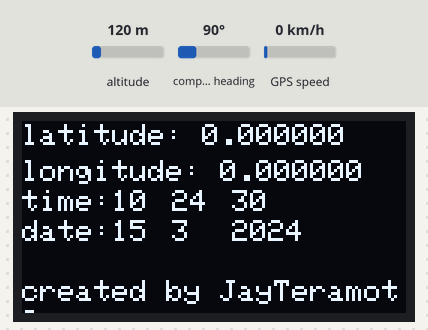
This sketch was run on a simulated Arduino Uno, built with avr-gcc and run on an emulated ATmega328P. Parts: 128×64 one-colour display. The inputs (shaded band) are chosen by the test bench; at power-on: altitude 120 m, compass heading 90°, GPS speed 0 km/h. The GPS gets a fix after 3 s at 37.7749, -122.4194 with 8 satellites.

Above: at 0.1 s.
At 4.3 s:
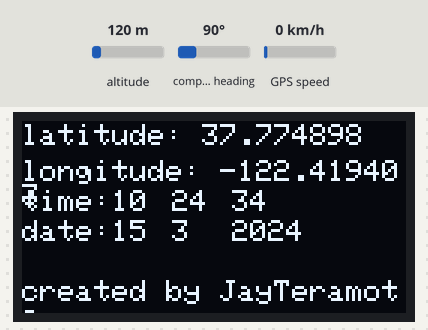
At 9.4 s:
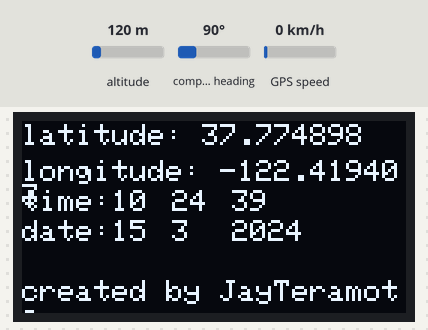
At 19.5 s:
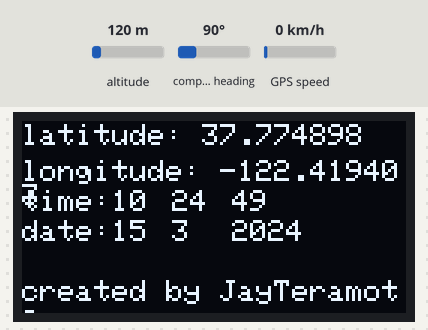
At 28.6 s:
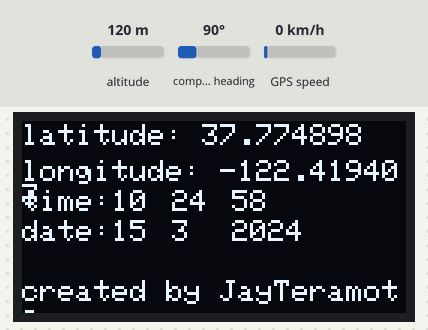
At 38.7 s:
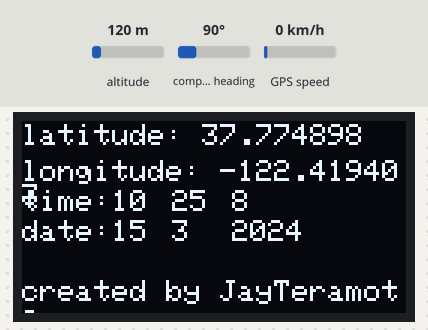

Measured:
- what the display in image 0 shows lasts 1.0 s, from 0.1 s to 1.1 s

The sketch:

Wemos_GPS_to_SSD1306.ino
```cpp
// Wemos D1 mini: GPS to SSD1306


#include <TinyGPS++.h> //https://github.com/mikalhart/TinyGPSPlus/blob/master/src/TinyGPS%2B%2B.h
#include <SoftwareSerial.h>
#include <Wire.h>
#include <Adafruit_GFX.h> //https://github.com/adafruit/Adafruit-GFX-Library
#include <Adafruit_SSD1306.h> //https://github.com/adafruit/Adafruit_SSD1306

// Software Serial for GPS
int RXPin = 2; //D4
int TXPin = 16; //D0
int GPSBaud = 9600;

TinyGPSPlus gps;
SoftwareSerial gpsSerial(RXPin, TXPin);

#define SCREEN_WIDTH 128 // OLED display width, in pixels
#define SCREEN_HEIGHT 64 // OLED display height, in pixels
#define OLED_RESET     -1 // Reset pin # (or -1 if sharing Arduino reset pin)
#define SCREEN_ADDRESS 0x3C ///< See datasheet for Address; 0x3D for 128x64, 0x3C for 128x32

Adafruit_SSD1306 oled(SCREEN_WIDTH, SCREEN_HEIGHT, &Wire, OLED_RESET);

void setup()
{
  oled.begin(SSD1306_SWITCHCAPVCC, 0x3c);
  oled.clearDisplay();
  gpsSerial.begin(GPSBaud);
}

void loop(){
  while (gpsSerial.available() > 0)
    if (gps.encode(gpsSerial.read()))
     oled.clearDisplay();
     oled.setTextSize(1);
     oled.setTextColor(WHITE);
     oled.setCursor(0,1);
     oled.print(F("latitude: "));
     oled.print(gps.location.lat(), 6);
     oled.setCursor(0,13);
     oled.print(F("longitude: "));
     oled.print(gps.location.lng(), 6);
     oled.setCursor(0,23);
     oled.print(F("time: "));
     oled.setCursor(30,23);
     oled.print(gps.time.hour());
     oled.setCursor(50,23);
     oled.print(gps.time.minute());
     oled.setCursor(70,23);
     oled.print(gps.time.second());
     oled.setCursor(0,53);
     oled.setCursor(0,33);
     oled.print(F("date: "));
     oled.setCursor(30,33);
     oled.print(gps.date.day());
     oled.setCursor(50,33);
     oled.print(gps.date.month());
     oled.setCursor(70,33);
     oled.print(gps.date.year());
     oled.setCursor(0,53);
     oled.print(F("created by JayTeramoto"));
     oled.display();
      delay(10);

  if (millis() > 5000 && gps.charsProcessed() < 10)
  {
    oled.clearDisplay();
    oled.setTextSize(1);
    oled.setTextColor(WHITE);
    oled.setCursor(0,13);
    oled.print(F("No GPS detected"));
    oled.setCursor(0,23);
    oled.print(F("check the cable and  restart the arduino"));
    oled.display();
    while(true);
  }
}
```
